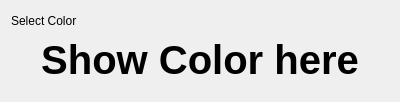
<ui version="4.0" >
 <class>UseColorPickerDialog</class>
 <widget class="QWidget" name="UseColorPickerDialog" >
  <property name="geometry" >
   <rect>
    <x>0</x>
    <y>0</y>
    <width>400</width>
    <height>102</height>
   </rect>
  </property>
  <property name="windowTitle" >
   <string>Using Color Picker</string>
  </property>
  <layout class="QVBoxLayout" name="verticalLayout" >
   <item>
    <layout class="QHBoxLayout" name="horizontalLayout" >
     <item>
      <widget class="QLabel" name="label" >
       <property name="text" >
        <string>Select Color</string>
       </property>
      </widget>
     </item>
     <item>
      <widget class="WidgetColorPicker" native="1" name="colorPicker" />
     </item>
     <item>
      <spacer name="horizontalSpacer" >
       <property name="orientation" >
        <enum>Qt::Horizontal</enum>
       </property>
       <property name="sizeHint" stdset="0" >
        <size>
         <width>40</width>
         <height>20</height>
        </size>
       </property>
      </spacer>
     </item>
    </layout>
   </item>
   <item>
    <widget class="QLabel" name="labelShowColor" >
     <property name="font" >
      <font>
       <pointsize>30</pointsize>
       <weight>75</weight>
       <bold>true</bold>
      </font>
     </property>
     <property name="text" >
      <string>Show Color here</string>
     </property>
     <property name="alignment" >
      <set>Qt::AlignCenter</set>
     </property>
    </widget>
   </item>
   <item>
    <spacer name="verticalSpacer" >
     <property name="orientation" >
      <enum>Qt::Vertical</enum>
     </property>
     <property name="sizeHint" stdset="0" >
      <size>
       <width>20</width>
       <height>2</height>
      </size>
     </property>
    </spacer>
   </item>
  </layout>
 </widget>
 <layoutdefault spacing="6" margin="11" />
 <customwidgets>
  <customwidget>
   <class>WidgetColorPicker</class>
   <extends>QWidget</extends>
   <header>../src/WidgetColorPicker.h</header>
   <container>1</container>
  </customwidget>
 </customwidgets>
 <resources/>
 <connections/>
</ui>
